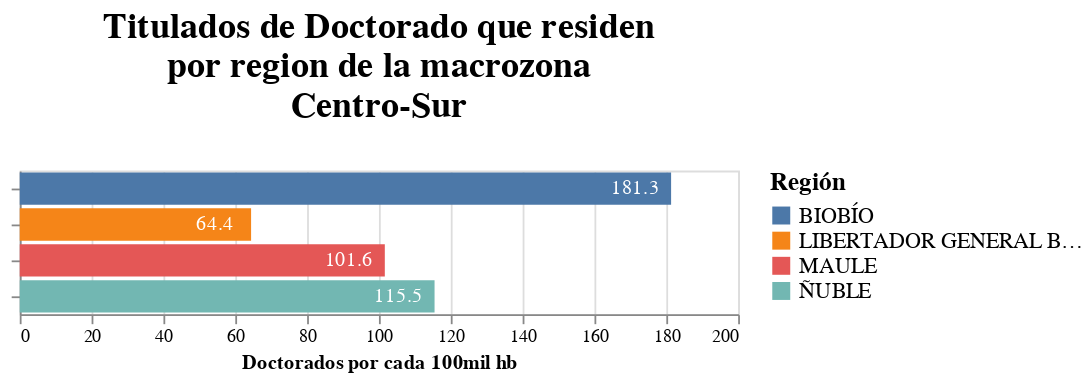

The cell this chart's notebook holds for it:
### Code cell
base = alt.Chart(df_phd).encode(
    y = alt.Y('Doctorados/Region:O',title=None, axis=alt.Axis(labels=False)))
bar = base.mark_bar().encode(
    x = alt.X('total_normalizado:Q',title='Doctorados por cada 100mil hb'),
    color= alt.Color('Doctorados/Region',title='Región'))
text =  base.mark_text(dx=-20, color='white').encode(
    x ='total_normalizado:Q',
    text=alt.Text('total_normalizado', format='.1f'))
    
(bar+text).properties(
            title=['Titulados de Doctorado que residen ','por region de la macrozona ','Centro-Sur','']
        ).configure_title(fontSize=20, font='Arial', anchor='middle', color='black').configure_legend(titleFontSize=14,labelFontSize=12)

### Figure 1 — Vega-Lite specification as saved in the notebook (floating-point values rounded to 4 significant figures)
{"config": {"view": {"continuousWidth": 400, "continuousHeight": 300}, "legend": {"labelFontSize": 12, "titleFontSize": 14}, "title": {"anchor": "middle", "color": "black", "font": "Arial", "fontSize": 20}}, "layer": [{"mark": "bar", "encoding": {"color": {"type": "nominal", "field": "Doctorados/Region", "title": "Región"}, "x": {"type": "quantitative", "field": "total_normalizado", "title": "Doctorados por cada 100mil hb"}, "y": {"type": "ordinal", "axis": {"labels": false}, "field": "Doctorados/Region", "title": null}}}, {"mark": {"type": "text", "color": "white", "dx": -20}, "encoding": {"text": {"type": "quantitative", "field": "total_normalizado", "format": ".1f"}, "x": {"type": "quantitative", "field": "total_normalizado"}, "y": {"type": "ordinal", "axis": {"labels": false}, "field": "Doctorados/Region", "title": null}}}], "data": {"name": "data-b89e2a32ae4ef670e6d8695a9a22c8c4"}, "title": ["Titulados de Doctorado que residen ", "por region de la macrozona ", "Centro-Sur", ""], "$schema": "https://vega.github.io/schema/vega-lite/v4.8.1.json", "datasets": {"data-b89e2a32ae4ef670e6d8695a9a22c8c4": [{"Doctorados/Region": "LIBERTADOR GENERAL BERNARDO O'HIGGINS", "En esta vivienda": 538, "En otra vivienda": 6, "En otra comuna": 31, "En otro país": 14, "Total": 589, "Pob.total": 914555, "total_normalizado": 64.4}, {"Doctorados/Region": "MAULE", "En esta vivienda": 982, "En otra vivienda": 9, "En otra comuna": 51, "En otro país": 20, "Total": 1062, "Pob.total": 1044950, "total_normalizado": 101.6}, {"Doctorados/Region": "BIOBÍO", "En esta vivienda": 2699, "En otra vivienda": 26, "En otra comuna": 68, "En otro país": 30, "Total": 2823, "Pob.total": 1556805, "total_normalizado": 181.3}, {"Doctorados/Region": "ÑUBLE", "En esta vivienda": 524, "En otra vivienda": 5, "En otra comuna": 23, "En otro país": 3, "Total": 555, "Pob.total": 480609, "total_normalizado": 115.5}]}}
